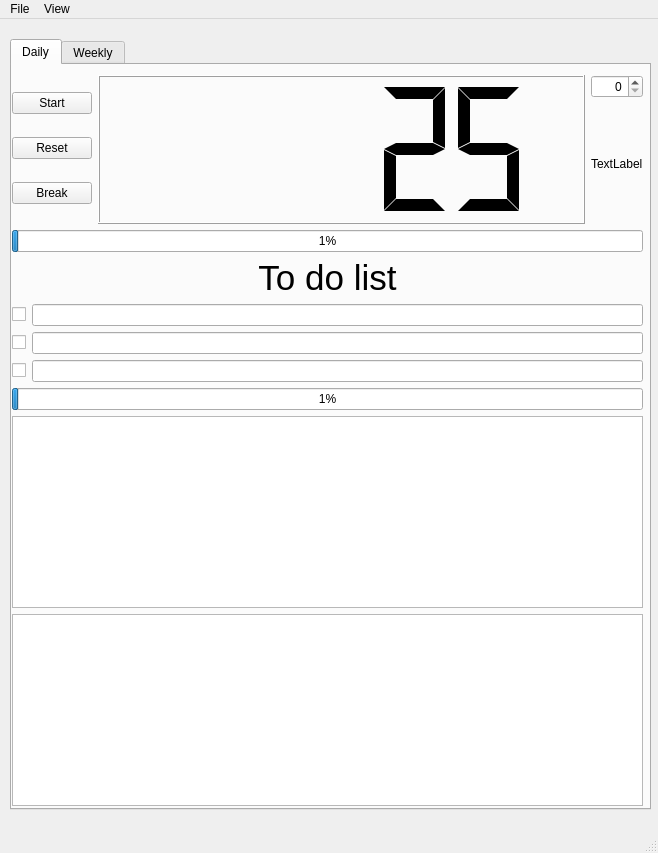
<?xml version="1.0" encoding="UTF-8"?>
<ui version="4.0">
 <class>MainWindow</class>
 <widget class="QMainWindow" name="MainWindow">
  <property name="enabled">
   <bool>true</bool>
  </property>
  <property name="geometry">
   <rect>
    <x>0</x>
    <y>0</y>
    <width>658</width>
    <height>853</height>
   </rect>
  </property>
  <property name="windowTitle">
   <string>MainWindow</string>
  </property>
  <widget class="QWidget" name="centralwidget">
   <widget class="QTabWidget" name="tabWidget">
    <property name="geometry">
     <rect>
      <x>10</x>
      <y>20</y>
      <width>641</width>
      <height>771</height>
     </rect>
    </property>
    <property name="currentIndex">
     <number>0</number>
    </property>
    <widget class="QWidget" name="tab">
     <attribute name="title">
      <string>Daily</string>
     </attribute>
     <widget class="QWidget" name="gridLayoutWidget">
      <property name="geometry">
       <rect>
        <x>0</x>
        <y>10</y>
        <width>631</width>
        <height>731</height>
       </rect>
      </property>
      <layout class="QGridLayout" name="gridLayout">
       <item row="3" column="0">
        <widget class="QGraphicsView" name="graphicsView_2">
         <property name="sizePolicy">
          <sizepolicy hsizetype="Minimum" vsizetype="Maximum">
           <horstretch>50</horstretch>
           <verstretch>50</verstretch>
          </sizepolicy>
         </property>
        </widget>
       </item>
       <item row="2" column="0">
        <layout class="QHBoxLayout" name="horizontalLayout_3">
         <item>
          <layout class="QVBoxLayout" name="verticalLayout_2">
           <item>
            <widget class="QLabel" name="label">
             <property name="enabled">
              <bool>true</bool>
             </property>
             <property name="sizePolicy">
              <sizepolicy hsizetype="Expanding" vsizetype="Fixed">
               <horstretch>0</horstretch>
               <verstretch>0</verstretch>
              </sizepolicy>
             </property>
             <property name="font">
              <font>
               <pointsize>26</pointsize>
              </font>
             </property>
             <property name="text">
              <string>To do list</string>
             </property>
             <property name="alignment">
              <set>Qt::AlignCenter</set>
             </property>
            </widget>
           </item>
           <item>
            <layout class="QHBoxLayout" name="horizontalLayout_2">
             <item>
              <widget class="QCheckBox" name="checkBox_2">
               <property name="sizePolicy">
                <sizepolicy hsizetype="Expanding" vsizetype="Fixed">
                 <horstretch>0</horstretch>
                 <verstretch>0</verstretch>
                </sizepolicy>
               </property>
               <property name="text">
                <string/>
               </property>
              </widget>
             </item>
             <item>
              <widget class="QLineEdit" name="lineEdit">
               <property name="sizePolicy">
                <sizepolicy hsizetype="Expanding" vsizetype="Fixed">
                 <horstretch>255</horstretch>
                 <verstretch>0</verstretch>
                </sizepolicy>
               </property>
               <property name="text">
                <string/>
               </property>
              </widget>
             </item>
            </layout>
           </item>
           <item>
            <layout class="QHBoxLayout" name="horizontalLayout_4">
             <item>
              <widget class="QCheckBox" name="checkBox">
               <property name="text">
                <string/>
               </property>
              </widget>
             </item>
             <item>
              <widget class="QLineEdit" name="lineEdit_2"/>
             </item>
            </layout>
           </item>
           <item>
            <layout class="QHBoxLayout" name="horizontalLayout_5">
             <item>
              <widget class="QCheckBox" name="checkBox_3">
               <property name="text">
                <string/>
               </property>
              </widget>
             </item>
             <item>
              <widget class="QLineEdit" name="lineEdit_3"/>
             </item>
            </layout>
           </item>
           <item>
            <widget class="QProgressBar" name="progressBar">
             <property name="value">
              <number>1</number>
             </property>
            </widget>
           </item>
          </layout>
         </item>
        </layout>
       </item>
       <item row="4" column="0">
        <widget class="QGraphicsView" name="graphicsView">
         <property name="sizePolicy">
          <sizepolicy hsizetype="Minimum" vsizetype="Maximum">
           <horstretch>50</horstretch>
           <verstretch>50</verstretch>
          </sizepolicy>
         </property>
        </widget>
       </item>
       <item row="1" column="0">
        <widget class="QProgressBar" name="progressBar_2">
         <property name="value">
          <number>1</number>
         </property>
        </widget>
       </item>
       <item row="0" column="0">
        <layout class="QHBoxLayout" name="horizontalLayout">
         <item>
          <layout class="QVBoxLayout" name="verticalLayout_3">
           <item>
            <widget class="QPushButton" name="start">
             <property name="text">
              <string>Start</string>
             </property>
            </widget>
           </item>
           <item>
            <widget class="QPushButton" name="reset">
             <property name="text">
              <string>Reset</string>
             </property>
            </widget>
           </item>
           <item>
            <widget class="QPushButton" name="pushButton">
             <property name="text">
              <string>Break</string>
             </property>
            </widget>
           </item>
          </layout>
         </item>
         <item>
          <widget class="QLCDNumber" name="lcd">
           <property name="sizePolicy">
            <sizepolicy hsizetype="Minimum" vsizetype="Minimum">
             <horstretch>1</horstretch>
             <verstretch>0</verstretch>
            </sizepolicy>
           </property>
           <property name="font">
            <font>
             <pointsize>11</pointsize>
            </font>
           </property>
           <property name="segmentStyle">
            <enum>QLCDNumber::Flat</enum>
           </property>
           <property name="value" stdset="0">
            <double>25.000000000000000</double>
           </property>
          </widget>
         </item>
         <item>
          <layout class="QVBoxLayout" name="verticalLayout_5">
           <item>
            <widget class="QSpinBox" name="spinBox">
             <property name="sizePolicy">
              <sizepolicy hsizetype="Minimum" vsizetype="Fixed">
               <horstretch>0</horstretch>
               <verstretch>0</verstretch>
              </sizepolicy>
             </property>
             <property name="alignment">
              <set>Qt::AlignRight|Qt::AlignTrailing|Qt::AlignVCenter</set>
             </property>
            </widget>
           </item>
           <item>
            <widget class="QLabel" name="label_2">
             <property name="text">
              <string>TextLabel</string>
             </property>
            </widget>
           </item>
          </layout>
         </item>
        </layout>
       </item>
      </layout>
     </widget>
    </widget>
    <widget class="QWidget" name="tab_2">
     <attribute name="title">
      <string>Weekly</string>
     </attribute>
    </widget>
   </widget>
  </widget>
  <widget class="QMenuBar" name="menubar">
   <property name="geometry">
    <rect>
     <x>0</x>
     <y>0</y>
     <width>658</width>
     <height>22</height>
    </rect>
   </property>
   <widget class="QMenu" name="menuFile">
    <property name="title">
     <string>File</string>
    </property>
    <addaction name="actionNew"/>
    <addaction name="actionSave"/>
   </widget>
   <widget class="QMenu" name="menuView">
    <property name="title">
     <string>View</string>
    </property>
    <addaction name="actionNothing"/>
   </widget>
   <addaction name="menuFile"/>
   <addaction name="menuView"/>
  </widget>
  <widget class="QStatusBar" name="statusbar"/>
  <action name="actionNew">
   <property name="text">
    <string>New</string>
   </property>
  </action>
  <action name="actionSave">
   <property name="text">
    <string>Save</string>
   </property>
  </action>
  <action name="actionNothing">
   <property name="text">
    <string>Nothing</string>
   </property>
  </action>
 </widget>
 <resources/>
 <connections/>
</ui>
